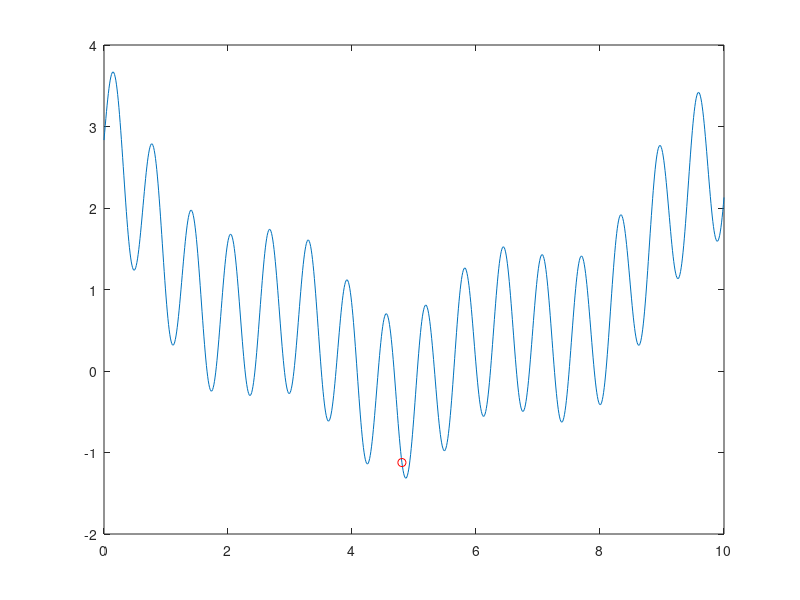

The MATLAB source for this figure:
%simulated annealing example


f = @(x) sin(10*x) + 1/3*cos(2*x) + 1/10*(x-5).^2;
a = 0;
b = 10;



coolingParameter = 1/100;

figure
xplot = linspace(a,b,1000);
plot(xplot, f(xplot));
hold on

x = 1;
fx = f(x);
for t=1:1000
    
    xNew = min([b max([a x+(rand()-1/2)])]);
    fxNew = f(xNew);
    swapProbability = exp(-coolingParameter * t * (fxNew-fx));
    
    if rand() < swapProbability
        x = xNew;
        fx = f(x);
    end
    pt = plot(x,fx,'ro');
    pause(.1);
    delete(pt)
    
end

plot(x,fx,'ro')
